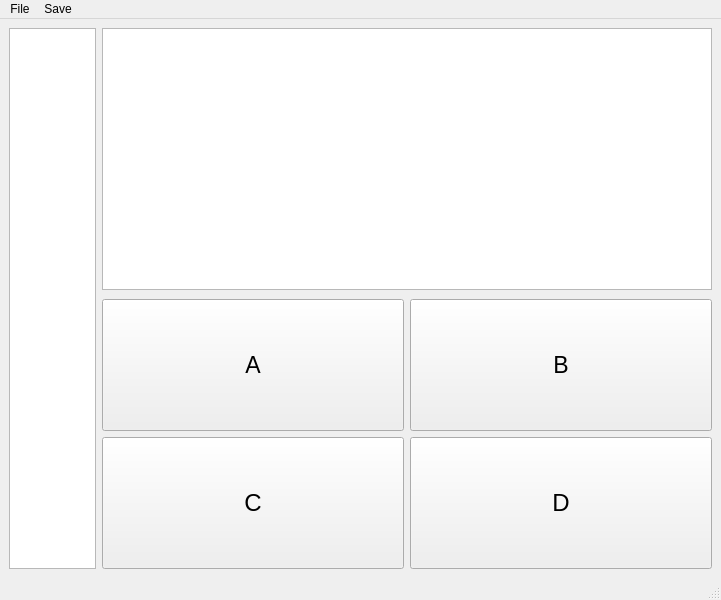
<?xml version="1.0" encoding="UTF-8"?>
<ui version="4.0">
 <class>wordRandom</class>
 <widget class="QMainWindow" name="wordRandom">
  <property name="geometry">
   <rect>
    <x>0</x>
    <y>0</y>
    <width>721</width>
    <height>600</height>
   </rect>
  </property>
  <property name="windowTitle">
   <string>Random Word</string>
  </property>
  <widget class="QWidget" name="centralwidget">
   <layout class="QHBoxLayout" name="centralLayout" stretch="1,7">
    <item>
     <widget class="QListWidget" name="questionListWidget">
      <property name="font">
       <font>
        <pointsize>14</pointsize>
       </font>
      </property>
     </widget>
    </item>
    <item>
     <widget class="QWidget" name="answerAndQuestionWidget" native="true">
      <layout class="QVBoxLayout" name="answerAndQuestionWidgetLayout" stretch="1,1">
       <property name="spacing">
        <number>0</number>
       </property>
       <property name="leftMargin">
        <number>0</number>
       </property>
       <property name="topMargin">
        <number>0</number>
       </property>
       <property name="rightMargin">
        <number>0</number>
       </property>
       <property name="bottomMargin">
        <number>0</number>
       </property>
       <item>
        <widget class="QWidget" name="questionWidget" native="true">
         <layout class="QHBoxLayout" name="questionWidgetLayout">
          <property name="spacing">
           <number>6</number>
          </property>
          <property name="leftMargin">
           <number>0</number>
          </property>
          <property name="topMargin">
           <number>0</number>
          </property>
          <property name="rightMargin">
           <number>0</number>
          </property>
          <property name="bottomMargin">
           <number>9</number>
          </property>
          <item>
           <widget class="QTextBrowser" name="questionBrowser">
            <property name="font">
             <font>
              <pointsize>17</pointsize>
             </font>
            </property>
           </widget>
          </item>
         </layout>
        </widget>
       </item>
       <item>
        <widget class="QWidget" name="answersWidget" native="true">
         <layout class="QGridLayout" name="answersWidgetLayout" rowstretch="1,1" columnstretch="1,1">
          <property name="sizeConstraint">
           <enum>QLayout::SetDefaultConstraint</enum>
          </property>
          <property name="leftMargin">
           <number>0</number>
          </property>
          <property name="topMargin">
           <number>0</number>
          </property>
          <property name="rightMargin">
           <number>0</number>
          </property>
          <property name="bottomMargin">
           <number>0</number>
          </property>
          <item row="1" column="1">
           <widget class="QPushButton" name="answerDButton">
            <property name="sizePolicy">
             <sizepolicy hsizetype="Expanding" vsizetype="Expanding">
              <horstretch>0</horstretch>
              <verstretch>0</verstretch>
             </sizepolicy>
            </property>
            <property name="font">
             <font>
              <pointsize>18</pointsize>
             </font>
            </property>
            <property name="text">
             <string>D</string>
            </property>
           </widget>
          </item>
          <item row="1" column="0">
           <widget class="QPushButton" name="answerCButton">
            <property name="sizePolicy">
             <sizepolicy hsizetype="Expanding" vsizetype="Expanding">
              <horstretch>0</horstretch>
              <verstretch>0</verstretch>
             </sizepolicy>
            </property>
            <property name="font">
             <font>
              <pointsize>18</pointsize>
             </font>
            </property>
            <property name="text">
             <string>C</string>
            </property>
           </widget>
          </item>
          <item row="0" column="1">
           <widget class="QPushButton" name="answerBButton">
            <property name="sizePolicy">
             <sizepolicy hsizetype="Expanding" vsizetype="Expanding">
              <horstretch>0</horstretch>
              <verstretch>0</verstretch>
             </sizepolicy>
            </property>
            <property name="font">
             <font>
              <pointsize>17</pointsize>
             </font>
            </property>
            <property name="text">
             <string>B</string>
            </property>
           </widget>
          </item>
          <item row="0" column="0">
           <widget class="QToolButton" name="answerAButton">
            <property name="sizePolicy">
             <sizepolicy hsizetype="Expanding" vsizetype="Expanding">
              <horstretch>0</horstretch>
              <verstretch>0</verstretch>
             </sizepolicy>
            </property>
            <property name="baseSize">
             <size>
              <width>0</width>
              <height>0</height>
             </size>
            </property>
            <property name="font">
             <font>
              <pointsize>17</pointsize>
              <strikeout>false</strikeout>
              <kerning>true</kerning>
             </font>
            </property>
            <property name="focusPolicy">
             <enum>Qt::StrongFocus</enum>
            </property>
            <property name="acceptDrops">
             <bool>false</bool>
            </property>
            <property name="text">
             <string>A</string>
            </property>
           </widget>
          </item>
         </layout>
        </widget>
       </item>
      </layout>
     </widget>
    </item>
   </layout>
  </widget>
     <widget class="QStatusBar" name="statusbar"/>
     <widget class="QMenuBar" name="menubar">
         <property name="geometry">
             <rect>
                 <x>0</x>
                 <y>0</y>
                 <width>721</width>
                 <height>22</height>
             </rect>
         </property>
         <widget class="QMenu" name="menuFile">
             <property name="title">
                 <string>File</string>
             </property>
             <addaction name="actionSubmit_2"/>
             <addaction name="actionReset_2"/>
             <addaction name="actionSettings"/>
         </widget>
         <widget class="QMenu" name="menuSave">
             <property name="title">
                 <string>Save</string>
             </property>
             <widget class="QMenu" name="menuAuto_Save">
                 <property name="title">
                     <string>Auto Save</string>
                 </property>
                 <addaction name="actionAuto_Save_Words"/>
                 <addaction name="actionAuto_Save_Wrong_Words"/>
                 <addaction name="actionAuto_Save_Right_Words"/>
             </widget>
             <widget class="QMenu" name="menuCurrent">
                 <property name="title">
                     <string>Current</string>
                 </property>
                 <addaction name="actionWrong_Words"/>
                 <addaction name="actionRight_Words"/>
                 <addaction name="actionCurrent_Words"/>
             </widget>
             <widget class="QMenu" name="menuSession">
                 <property name="title">
                     <string>Session</string>
                 </property>
                 <addaction name="actionWrong_Words_in_Current_Session"/>
                 <addaction name="actionWords_in_Current_Session"/>
                 <addaction name="actionRight_Words_in_Current_Session"/>
             </widget>
             <addaction name="menuCurrent"/>
             <addaction name="menuSession"/>
             <addaction name="menuAuto_Save"/>
         </widget>
         <addaction name="menuFile"/>
         <addaction name="menuSave"/>
     </widget>
     <action name="actionSubmit">
         <property name="text">
             <string>Submit</string>
         </property>
     </action>
     <action name="actionReset">
         <property name="text">
             <string>Reset</string>
         </property>
     </action>
     <action name="actionRegenerate">
         <property name="text">
             <string>Regenerate</string>
         </property>
     </action>
     <action name="actionSubmit_2">
         <property name="text">
             <string>Submit</string>
         </property>
     </action>
     <action name="actionReset_2">
         <property name="text">
             <string>Reset</string>
         </property>
     </action>
     <action name="actionSettings">
         <property name="text">
             <string>Settings</string>
         </property>
     </action>
     <action name="actionCurrent_Words">
         <property name="text">
             <string>Current Words</string>
         </property>
     </action>
     <action name="actionWrong_Words">
         <property name="text">
             <string>Wrong Words</string>
         </property>
     </action>
     <action name="actionWords_in_Current_Sessions">
         <property name="text">
             <string>Words in Current Sessions</string>
         </property>
     </action>
     <action name="actionWrong_Words_in_Current_Session">
         <property name="text">
             <string>Wrong Words in Current Session</string>
         </property>
     </action>
     <action name="actionWords_in_Current_Session">
         <property name="text">
             <string>Words in Current Session</string>
         </property>
     </action>
     <action name="actionAuto_Save_Words">
         <property name="checkable">
             <bool>true</bool>
         </property>
         <property name="checked">
             <bool>true</bool>
         </property>
         <property name="text">
             <string>Auto Save Words</string>
         </property>
     </action>
     <action name="actionAuto_Save_Wrong_Words">
         <property name="checkable">
             <bool>true</bool>
         </property>
         <property name="checked">
             <bool>true</bool>
         </property>
         <property name="text">
             <string>Auto Save Wrong Words</string>
         </property>
     </action>
     <action name="actionAuto_Save_Right_Words">
         <property name="checkable">
             <bool>true</bool>
         </property>
         <property name="checked">
             <bool>true</bool>
         </property>
         <property name="text">
             <string>Auto Save Right Words</string>
         </property>
     </action>
     <action name="actionRight_Words">
         <property name="text">
             <string>Right Words</string>
         </property>
     </action>
     <action name="actionRight_Words_in_Current_Session">
         <property name="text">
             <string>Right Words in Current Session</string>
         </property>
     </action>
 </widget>
 <resources/>
 <connections/>
</ui>
